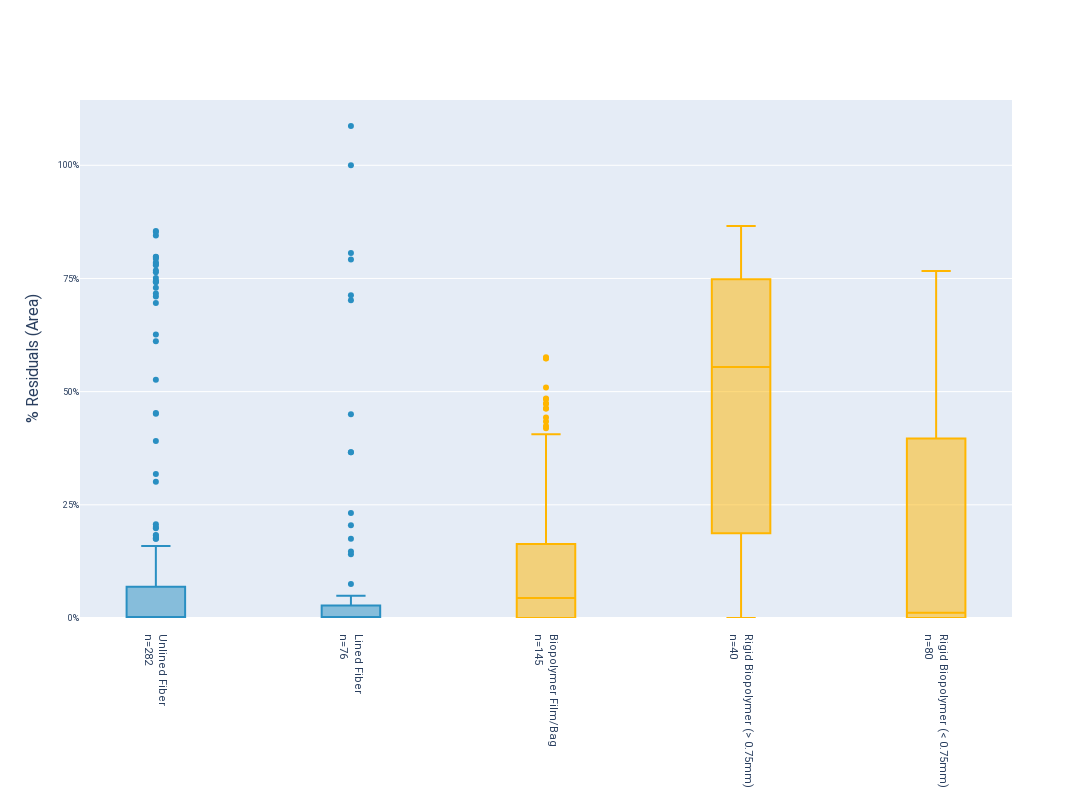
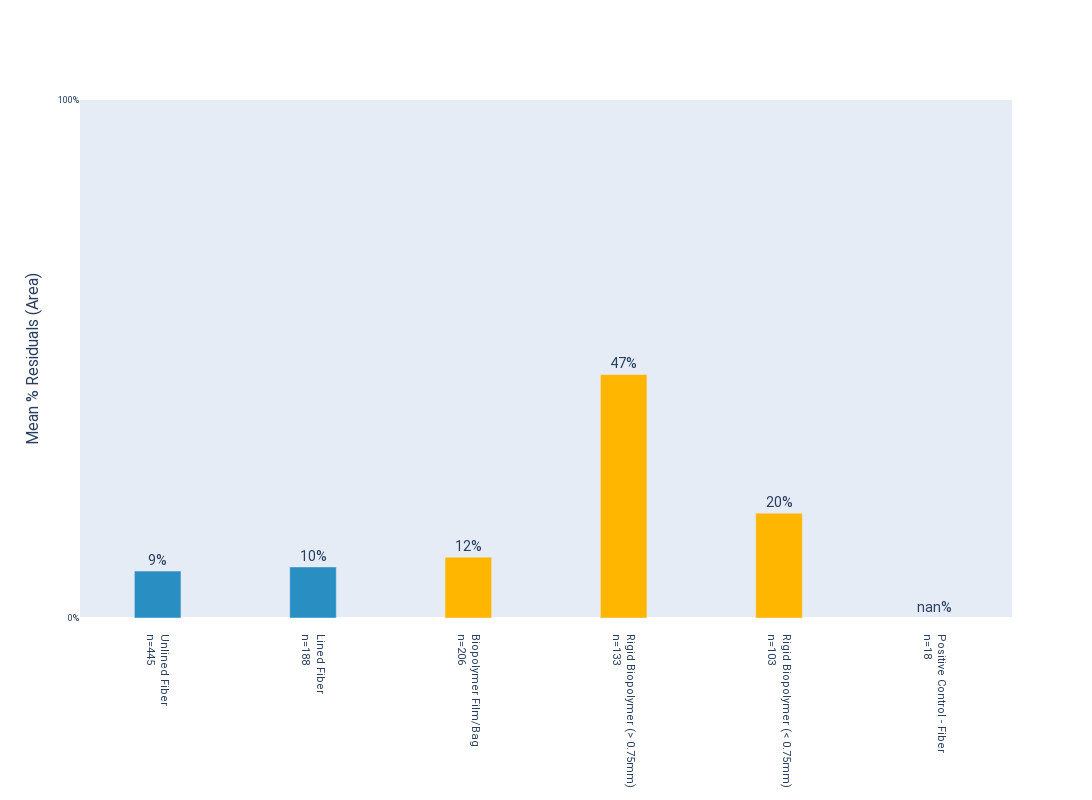
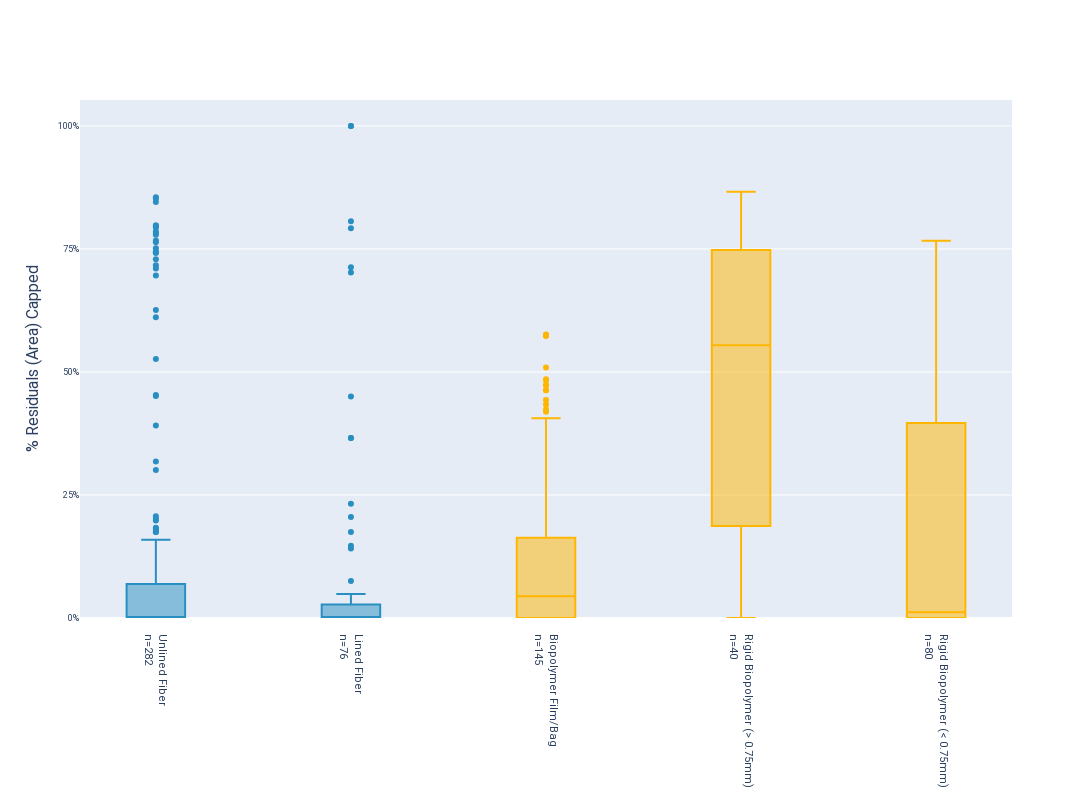
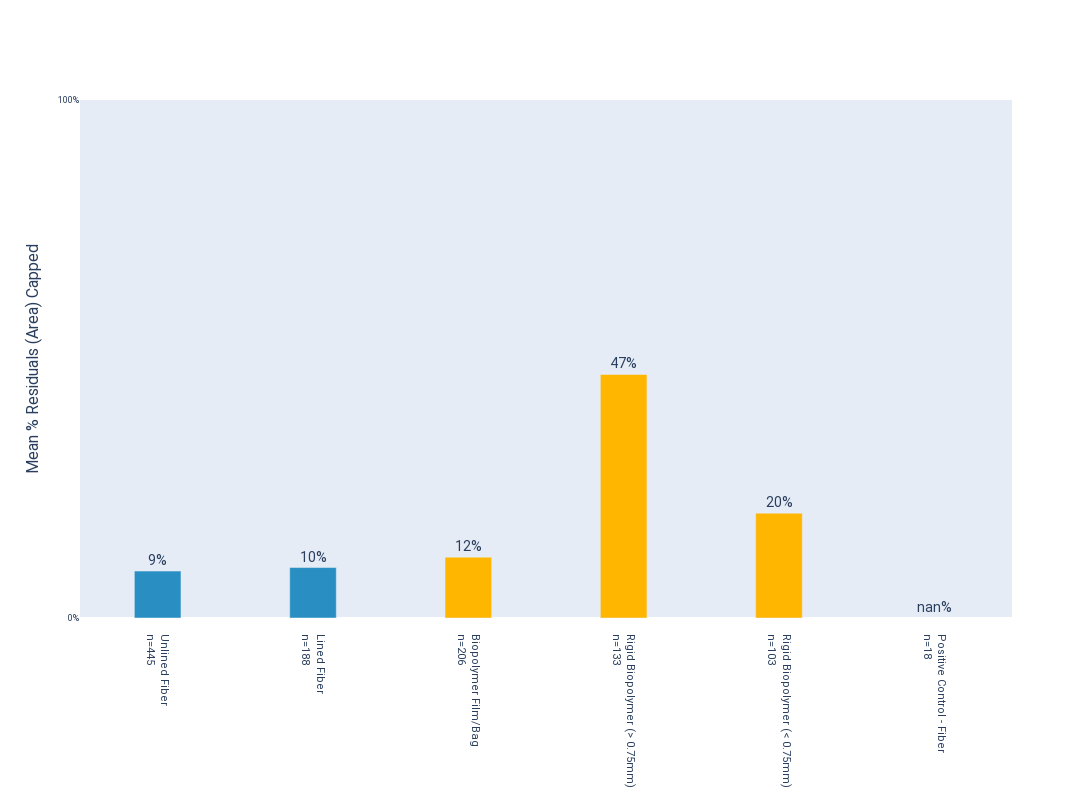

Notebook code cell kept with these figures, in order:
### Code cell
column = '% Residuals (Area)'
box_and_whisker(joined, column, width=1200, save=True)
mean_residuals_bar(joined, column, width=1200, save=True)

box_and_whisker(joined, column, width=1200, cap=True, save=True)
mean_residuals_bar(joined, column, width=1200, cap=True, save=True)

### Figure 1 — Plotly figure (JSON) as saved in the notebook; plotly's stock layout.template omitted (floating-point values rounded to 4 significant figures; data arrays with more than 128 entries replaced by an {"elided": "..."} marker saying what was removed)
{"data": [{"boxpoints": "outliers", "marker": {"color": "#298FC2"}, "name": "Unlined Fiber", "type": "box", "width": 0.3, "y": {"elided": "445 float values"}}, {"boxpoints": "outliers", "marker": {"color": "#298FC2"}, "name": "Lined Fiber", "type": "box", "width": 0.3, "y": {"elided": "188 float values"}}, {"boxpoints": "outliers", "marker": {"color": "#FFB600"}, "name": "Biopolymer Film/Bag", "type": "box", "width": 0.3, "y": {"elided": "206 float values"}}, {"boxpoints": "outliers", "marker": {"color": "#FFB600"}, "name": "Rigid Biopolymer (> 0.75mm)", "type": "box", "width": 0.3, "y": {"elided": "133 float values"}}, {"boxpoints": "outliers", "marker": {"color": "#FFB600"}, "name": "Rigid Biopolymer (< 0.75mm)", "type": "box", "width": 0.3, "y": [0.36, 0.236, 0.104, 0.262, 0.405, 0, 0, 0.071, 0.014, 0.625, 0.453, 0.608, 0.611, 0.009, 0, 0.394, 0.249, 0.305, 0.155, 0.204, 0.116, 0.317, 0.419, 0.235, 0.538, 0, 0.383, 0, 0.202, 0.634, 0.677, 0.617, 0.399, 0.637, 0.722, 0.674, 0.671, 0.696, 0.72, 0.7667, 0, 0.6874, 0, 0.5359, 0, 0, 0, 0, 0, 0, 0, 0, 0, 0, 0.007769, 0, 0, 0, 0, 0, 0, 0, 0, 0, 0, 0, 0, 0, 0, 0, 0.3267, 0.07902, 0.03814, 0, 0.02597, 0, 0, 0, 0, 0, null, null, null, null, null, null, null, null, null, null, null, null, null, null, null, null, null, null, null, null, null, null, null]}, {"boxpoints": "outliers", "marker": {"color": "#70AD47"}, "name": "Positive Control - Fiber", "type": "box", "width": 0.3, "y": [null, null, null, null, null, null, null, null, null, null, null, null, null, null, null, null, null, null]}], "layout": {"font": {"family": "Roboto", "size": 11}, "height": 800, "showlegend": false, "title": {"font": {"family": "Roboto", "size": 14}}, "width": 1200, "xaxis": {"tickangle": 90, "tickfont": {"size": 11}, "tickmode": "array", "ticktext": ["     Unlined Fiber<br>     n=282", "     Lined Fiber<br>     n=76", "     Biopolymer Film/Bag<br>     n=145", "     Rigid Biopolymer (> 0.75mm)<br>     n=40", "     Rigid Biopolymer (< 0.75mm)<br>     n=80", "     Positive Control - Fiber<br>     n=0"], "tickvals": [0, 1, 2, 3, 4, 5], "title": {"font": {"size": 14}}}, "yaxis": {"rangemode": "tozero", "tickfont": {"size": 9}, "tickformat": ".0%", "tickmode": "array", "tickvals": {"elided": "400 float values"}, "title": {"font": {"size": 16}, "text": "% Residuals (Area)"}}}}

### Figure 2 — Plotly figure (JSON) as saved in the notebook; plotly's stock layout.template omitted (floating-point values rounded to 4 significant figures)
{"data": [{"marker": {"color": "#298FC2"}, "name": "Unlined Fiber", "text": "9%", "textfont": {"size": 14}, "textposition": "outside", "type": "bar", "width": 0.3, "x": [0], "y": [0.09061]}, {"marker": {"color": "#298FC2"}, "name": "Lined Fiber", "text": "10%", "textfont": {"size": 14}, "textposition": "outside", "type": "bar", "width": 0.3, "x": [1], "y": [0.09861]}, {"marker": {"color": "#FFB600"}, "name": "Biopolymer Film/Bag", "text": "12%", "textfont": {"size": 14}, "textposition": "outside", "type": "bar", "width": 0.3, "x": [2], "y": [0.1175]}, {"marker": {"color": "#FFB600"}, "name": "Rigid Biopolymer (> 0.75mm)", "text": "47%", "textfont": {"size": 14}, "textposition": "outside", "type": "bar", "width": 0.3, "x": [3], "y": [0.4702]}, {"marker": {"color": "#FFB600"}, "name": "Rigid Biopolymer (< 0.75mm)", "text": "20%", "textfont": {"size": 14}, "textposition": "outside", "type": "bar", "width": 0.3, "x": [4], "y": [0.2024]}, {"marker": {"color": "#70AD47"}, "name": "Positive Control - Fiber", "text": "nan%", "textfont": {"size": 14}, "textposition": "outside", "type": "bar", "width": 0.3, "x": [5], "y": [null]}], "layout": {"barmode": "group", "font": {"family": "Roboto", "size": 11}, "height": 800, "showlegend": false, "title": {"font": {"family": "Roboto", "size": 14}}, "width": 1200, "xaxis": {"tickangle": 90, "tickfont": {"size": 11}, "tickmode": "array", "ticktext": ["     Unlined Fiber<br>     n=445", "     Lined Fiber<br>     n=188", "     Biopolymer Film/Bag<br>     n=206", "     Rigid Biopolymer (> 0.75mm)<br>     n=133", "     Rigid Biopolymer (< 0.75mm)<br>     n=103", "     Positive Control - Fiber<br>     n=18"], "tickvals": [0, 1, 2, 3, 4, 5, 6, 7], "title": {"font": {"size": 14}, "standoff": 25}}, "yaxis": {"range": [0, 1], "tickfont": {"size": 9}, "tickformat": ".0%", "tickmode": "array", "tickvals": [0, 1, 2, 3, 4, 5], "title": {"font": {"size": 16}, "text": "Mean % Residuals (Area)"}}}}

### Figure 3 — Plotly figure (JSON) as saved in the notebook; plotly's stock layout.template omitted (floating-point values rounded to 4 significant figures; data arrays with more than 128 entries replaced by an {"elided": "..."} marker saying what was removed)
{"data": [{"boxpoints": "outliers", "marker": {"color": "#298FC2"}, "name": "Unlined Fiber", "type": "box", "width": 0.3, "y": {"elided": "445 float values"}}, {"boxpoints": "outliers", "marker": {"color": "#298FC2"}, "name": "Lined Fiber", "type": "box", "width": 0.3, "y": {"elided": "188 float values"}}, {"boxpoints": "outliers", "marker": {"color": "#FFB600"}, "name": "Biopolymer Film/Bag", "type": "box", "width": 0.3, "y": {"elided": "206 float values"}}, {"boxpoints": "outliers", "marker": {"color": "#FFB600"}, "name": "Rigid Biopolymer (> 0.75mm)", "type": "box", "width": 0.3, "y": {"elided": "133 float values"}}, {"boxpoints": "outliers", "marker": {"color": "#FFB600"}, "name": "Rigid Biopolymer (< 0.75mm)", "type": "box", "width": 0.3, "y": [0.36, 0.236, 0.104, 0.262, 0.405, 0, 0, 0.071, 0.014, 0.625, 0.453, 0.608, 0.611, 0.009, 0, 0.394, 0.249, 0.305, 0.155, 0.204, 0.116, 0.317, 0.419, 0.235, 0.538, 0, 0.383, 0, 0.202, 0.634, 0.677, 0.617, 0.399, 0.637, 0.722, 0.674, 0.671, 0.696, 0.72, 0.7667, 0, 0.6874, 0, 0.5359, 0, 0, 0, 0, 0, 0, 0, 0, 0, 0, 0.007769, 0, 0, 0, 0, 0, 0, 0, 0, 0, 0, 0, 0, 0, 0, 0, 0.3267, 0.07902, 0.03814, 0, 0.02597, 0, 0, 0, 0, 0, null, null, null, null, null, null, null, null, null, null, null, null, null, null, null, null, null, null, null, null, null, null, null]}, {"boxpoints": "outliers", "marker": {"color": "#70AD47"}, "name": "Positive Control - Fiber", "type": "box", "width": 0.3, "y": [null, null, null, null, null, null, null, null, null, null, null, null, null, null, null, null, null, null]}], "layout": {"font": {"family": "Roboto", "size": 11}, "height": 800, "showlegend": false, "title": {"font": {"family": "Roboto", "size": 14}}, "width": 1200, "xaxis": {"tickangle": 90, "tickfont": {"size": 11}, "tickmode": "array", "ticktext": ["     Unlined Fiber<br>     n=282", "     Lined Fiber<br>     n=76", "     Biopolymer Film/Bag<br>     n=145", "     Rigid Biopolymer (> 0.75mm)<br>     n=40", "     Rigid Biopolymer (< 0.75mm)<br>     n=80", "     Positive Control - Fiber<br>     n=0"], "tickvals": [0, 1, 2, 3, 4, 5], "title": {"font": {"size": 14}}}, "yaxis": {"rangemode": "tozero", "tickfont": {"size": 9}, "tickformat": ".0%", "tickmode": "array", "tickvals": {"elided": "400 float values"}, "title": {"font": {"size": 16}, "text": "% Residuals (Area) Capped"}}}}

### Figure 4 — Plotly figure (JSON) as saved in the notebook; plotly's stock layout.template omitted (floating-point values rounded to 4 significant figures)
{"data": [{"marker": {"color": "#298FC2"}, "name": "Unlined Fiber", "text": "9%", "textfont": {"size": 14}, "textposition": "outside", "type": "bar", "width": 0.3, "x": [0], "y": [0.09061]}, {"marker": {"color": "#298FC2"}, "name": "Lined Fiber", "text": "10%", "textfont": {"size": 14}, "textposition": "outside", "type": "bar", "width": 0.3, "x": [1], "y": [0.09746]}, {"marker": {"color": "#FFB600"}, "name": "Biopolymer Film/Bag", "text": "12%", "textfont": {"size": 14}, "textposition": "outside", "type": "bar", "width": 0.3, "x": [2], "y": [0.1175]}, {"marker": {"color": "#FFB600"}, "name": "Rigid Biopolymer (> 0.75mm)", "text": "47%", "textfont": {"size": 14}, "textposition": "outside", "type": "bar", "width": 0.3, "x": [3], "y": [0.4702]}, {"marker": {"color": "#FFB600"}, "name": "Rigid Biopolymer (< 0.75mm)", "text": "20%", "textfont": {"size": 14}, "textposition": "outside", "type": "bar", "width": 0.3, "x": [4], "y": [0.2024]}, {"marker": {"color": "#70AD47"}, "name": "Positive Control - Fiber", "text": "nan%", "textfont": {"size": 14}, "textposition": "outside", "type": "bar", "width": 0.3, "x": [5], "y": [null]}], "layout": {"barmode": "group", "font": {"family": "Roboto", "size": 11}, "height": 800, "showlegend": false, "title": {"font": {"family": "Roboto", "size": 14}}, "width": 1200, "xaxis": {"tickangle": 90, "tickfont": {"size": 11}, "tickmode": "array", "ticktext": ["     Unlined Fiber<br>     n=445", "     Lined Fiber<br>     n=188", "     Biopolymer Film/Bag<br>     n=206", "     Rigid Biopolymer (> 0.75mm)<br>     n=133", "     Rigid Biopolymer (< 0.75mm)<br>     n=103", "     Positive Control - Fiber<br>     n=18"], "tickvals": [0, 1, 2, 3, 4, 5, 6, 7], "title": {"font": {"size": 14}, "standoff": 25}}, "yaxis": {"range": [0, 1], "tickfont": {"size": 9}, "tickformat": ".0%", "tickmode": "array", "tickvals": [0, 1, 2, 3, 4, 5], "title": {"font": {"size": 16}, "text": "Mean % Residuals (Area) Capped"}}}}
